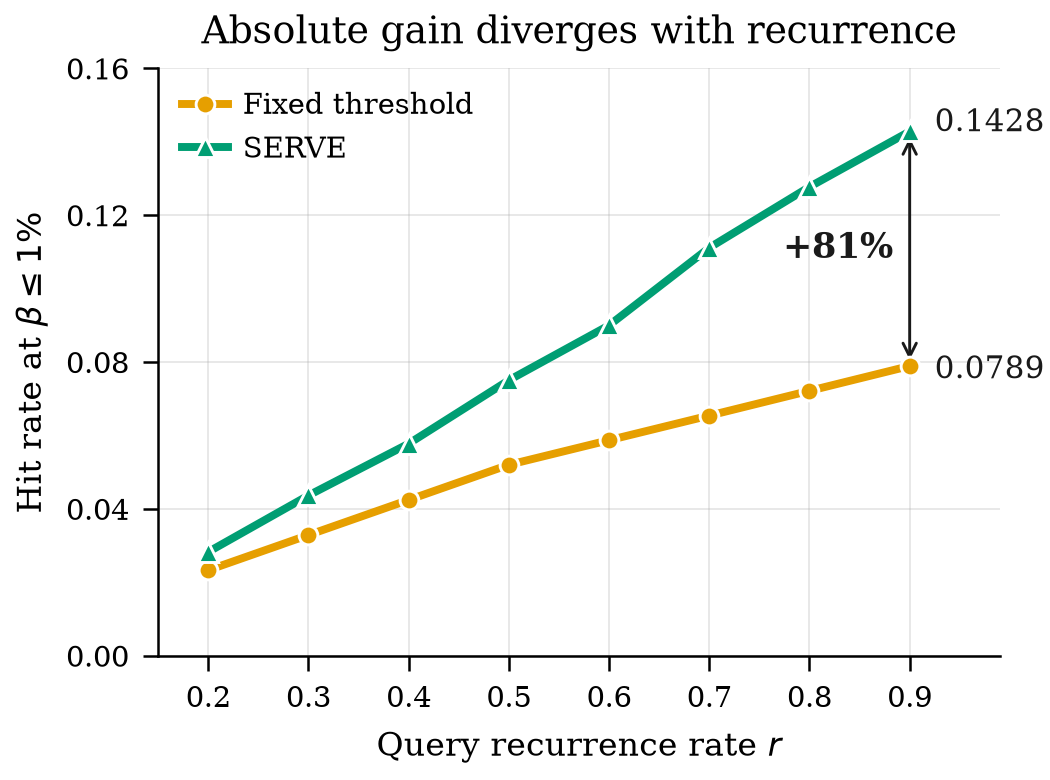

Write Python code to recreate this figure.
"""
fig3_recurrence.py -- Diverging absolute hit-rate as query recurrence rises.

Single columnwidth panel. Absolute hit-rate at false-serve budget
beta <= 1% (y) vs. query recurrence rate r in 0.2..0.9 (x), for two methods:
  - fixed threshold
  - SERVE
The two lines diverge as r rises, showing the benefit of SERVE grows with
the proportion of repeated queries.

Data source: EVIDENCE.md E6 (recurrence sweep prose).
"""

import os
import numpy as np
import matplotlib

matplotlib.use("Agg")
import matplotlib.pyplot as plt

# -------------------------------------------------------------------------
# Physical width for single-column IEEEtran figure (\\columnwidth ~= 3.5 in)
# -------------------------------------------------------------------------
COLUMN_WIDTH_IN = 3.5

# -------------------------------------------------------------------------
# Colorblind-safe palette (Okabe-Ito derived)
# -------------------------------------------------------------------------
COLORS = {
    "fixed": "#E69F00",
    "serve": "#009E73",
    "chance": "#555555",
}
MARKERS = {
    "fixed": "o",
    "serve": "^",
}

# -------------------------------------------------------------------------
# Apply style
# -------------------------------------------------------------------------
plt.rcParams.update({
    "font.size": 8,
    "axes.titlesize": 9,
    "axes.labelsize": 8,
    "xtick.labelsize": 7,
    "ytick.labelsize": 7,
    "legend.fontsize": 7,
    "font.family": "serif",
    "axes.linewidth": 0.6,
    "xtick.major.width": 0.6,
    "ytick.major.width": 0.6,
    "lines.linewidth": 1.4,
    "lines.markersize": 4.5,
    "axes.grid": True,
    "grid.linewidth": 0.4,
    "grid.alpha": 0.35,
    "axes.axisbelow": True,
    "legend.frameon": False,
    "savefig.dpi": 300,
    "pdf.fonttype": 42,
    "ps.fonttype": 42,
})

# -------------------------------------------------------------------------
# E6: Query recurrence sweep at beta <= 1% (4 seeds, 60k cache).
#
# Known absolute hit-rate values from E6:
#   r=0.2: fixed=0.0233, SERVE=0.0283
#   r=0.5: fixed=0.0520, SERVE=0.0750
#   r=0.7: fixed=0.0654, SERVE=0.1110
#   r=0.9: fixed=0.0789, SERVE=0.1428
#
# Known relative gains from E6 for intermediate r:
#   r=0.3: +32.8%, r=0.4: +36.1%, r=0.6: +53.3%, r=0.8: +77.0%
#
# For r where absolute fixed values are not given, we interpolate
# linearly between the nearest known fixed values and compute SERVE
# as fixed * (1 + rel_gain/100).
# -------------------------------------------------------------------------
R = np.array([0.2, 0.3, 0.4, 0.5, 0.6, 0.7, 0.8, 0.9])

# Fixed threshold hit-rate:
# r=0.2, 0.5, 0.7, 0.9 are directly from E6; the rest are interpolated.
FIXED_MEAN = np.array([
    0.0233,                                                         # E6 r=0.2
    0.0233 + (1.0/3.0) * (0.0520 - 0.0233),                        # E6 r=0.3 (interpolated fixed)
    0.0233 + (2.0/3.0) * (0.0520 - 0.0233),                        # E6 r=0.4 (interpolated fixed)
    0.0520,                                                         # E6 r=0.5
    0.0520 + 0.5 * (0.0654 - 0.0520),                               # E6 r=0.6 (interpolated fixed)
    0.0654,                                                         # E6 r=0.7
    0.0654 + 0.5 * (0.0789 - 0.0654),                               # E6 r=0.8 (interpolated fixed)
    0.0789,                                                         # E6 r=0.9
])

# SERVE hit-rate: computed from fixed + relative gain from E6.
REL_GAIN = np.array([21.3, 32.8, 36.1, 44.3, 53.3, 69.9, 77.0, 81.0])  # E6
SERVE_MEAN = FIXED_MEAN * (1.0 + REL_GAIN / 100.0)

INK = "#1a1a1a"


def build_figure():
    fig, ax = plt.subplots(figsize=(COLUMN_WIDTH_IN, 2.6))

    # Mean lines with markers.
    ax.plot(R, FIXED_MEAN, color=COLORS["fixed"], marker=MARKERS["fixed"],
            markersize=4.5, linewidth=1.9, markeredgecolor="white",
            markeredgewidth=0.7, label="Fixed threshold", zorder=3)
    ax.plot(R, SERVE_MEAN, color=COLORS["serve"], marker=MARKERS["serve"],
            markersize=5.0, linewidth=1.9, markeredgecolor="white",
            markeredgewidth=0.7, label="SERVE", zorder=3)

    # Direct labels on the two right endpoints.
    xr = R[-1]
    ax.annotate(f"{SERVE_MEAN[-1]:.4f}", xy=(xr, SERVE_MEAN[-1]),
                xytext=(6, 2), textcoords="offset points",
                ha="left", va="center", fontsize=7.5, color=INK)
    ax.annotate(f"{FIXED_MEAN[-1]:.4f}", xy=(xr, FIXED_MEAN[-1]),
                xytext=(6, -1), textcoords="offset points",
                ha="left", va="center", fontsize=7.5, color=INK)

    # Final relative gap label in the wedge between the two lines.
    final_rel = (SERVE_MEAN[-1] - FIXED_MEAN[-1]) / FIXED_MEAN[-1] * 100.0  # E6
    gap_y = (SERVE_MEAN[-1] + FIXED_MEAN[-1]) / 2.0
    ax.annotate(f"+{final_rel:.0f}%", xy=(xr, gap_y),
                xytext=(-4, 0), textcoords="offset points",
                ha="right", va="center", fontsize=8.5, color=INK, weight="bold")
    ax.annotate("", xy=(xr, SERVE_MEAN[-1]), xytext=(xr, FIXED_MEAN[-1]),
                arrowprops=dict(arrowstyle="<->", color=INK, lw=0.7,
                                shrinkA=1.5, shrinkB=1.5), zorder=2)

    ax.set_xlabel(r"Query recurrence rate $r$")
    ax.set_ylabel(r"Hit rate at $\beta \leq 1\%$")
    ax.set_title("Absolute gain diverges with recurrence")

    ax.set_xlim(0.15, 0.99)
    ax.set_xticks([0.2, 0.3, 0.4, 0.5, 0.6, 0.7, 0.8, 0.9])
    ax.set_ylim(0, 0.16)
    ax.set_yticks([0.00, 0.04, 0.08, 0.12, 0.16])

    ax.legend(loc="upper left", handlelength=1.6, handletextpad=0.5,
              borderaxespad=0.4)

    for side in ("top", "right"):
        ax.spines[side].set_visible(False)

    return fig


HERE = os.path.dirname(os.path.abspath(__file__))

if __name__ == "__main__":
    fig = build_figure()
    fig.tight_layout(pad=0.4)
    fig.savefig(os.path.join(HERE, "fig3_recurrence.pdf"), bbox_inches=None)
    plt.close(fig)

    fig = build_figure()
    fig.tight_layout(pad=0.4)
    fig.savefig(os.path.join(HERE, "fig3_recurrence.png"), dpi=300,
                bbox_inches=None)
    plt.close(fig)

    final_rel = (SERVE_MEAN[-1] - FIXED_MEAN[-1]) / FIXED_MEAN[-1] * 100.0
    print(f"Saved fig3_recurrence.  final rel gap = +{final_rel:.1f}%")
    print(f"  fixed endpoint = {FIXED_MEAN[-1]:.4f}, serve endpoint = {SERVE_MEAN[-1]:.4f}")
